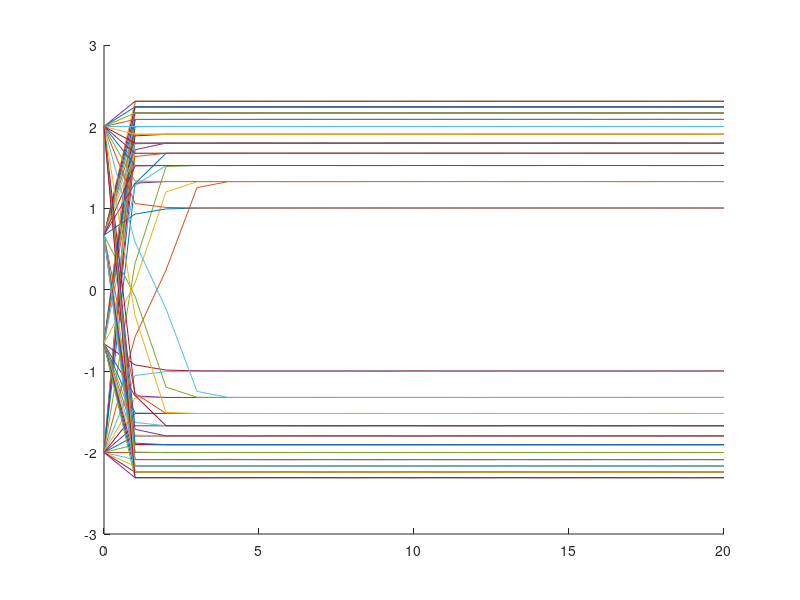

The MATLAB source for this figure:
a = 1;
b = 10;
tspan = 0:20;

for i = -b: b
    [t,x] = ode45(@(t,x) -1*power(x,3) + a*x - i, tspan, linspace(-2,2,4));
    hold on;
    plot(t,x);
    hold off;
end

